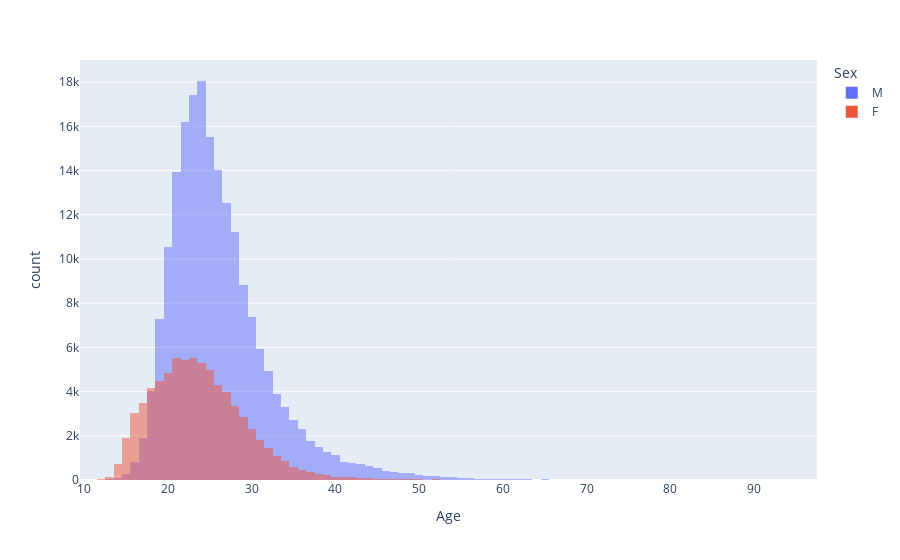

The code cell stored with this chart in its notebook:
### Code cell
anio=2024
data = competidores.loc[(competidores['Year']<=anio),['Year','Sex','Sport','Age']]
px.histogram(data_frame=competidores,x='Age',color='Sex',barmode="overlay")

### Figure 1 — Plotly figure (JSON) as saved in the notebook; plotly's stock layout.template omitted (floating-point values rounded to 4 significant figures; data arrays with more than 128 entries replaced by an {"elided": "..."} marker saying what was removed)
{"data": [{"alignmentgroup": "True", "bingroup": "x", "hovertemplate": "Sex=M<br>Age=%{x}<br>count=%{y}<extra></extra>", "legendgroup": "M", "marker": {"color": "#636efa", "opacity": 0.5, "pattern": {"shape": ""}}, "name": "M", "offsetgroup": "M", "orientation": "v", "showlegend": true, "type": "histogram", "x": {"elided": "195353 int values"}, "xaxis": "x", "yaxis": "y"}, {"alignmentgroup": "True", "bingroup": "x", "hovertemplate": "Sex=F<br>Age=%{x}<br>count=%{y}<extra></extra>", "legendgroup": "F", "marker": {"color": "#EF553B", "opacity": 0.5, "pattern": {"shape": ""}}, "name": "F", "offsetgroup": "F", "orientation": "v", "showlegend": true, "type": "histogram", "x": {"elided": "74378 int values"}, "xaxis": "x", "yaxis": "y"}], "layout": {"barmode": "overlay", "legend": {"title": {"text": "Sex"}, "tracegroupgap": 0}, "margin": {"t": 60}, "xaxis": {"anchor": "y", "domain": [0, 1], "title": {"text": "Age"}}, "yaxis": {"anchor": "x", "domain": [0, 1], "title": {"text": "count"}}}}
